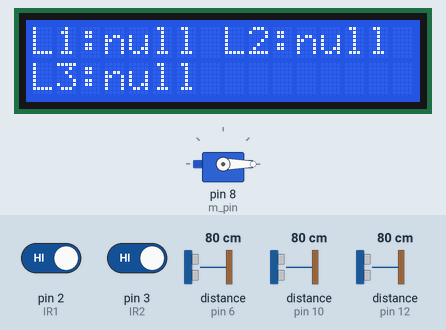
Recording of a sketch running on a simulated Arduino Uno, built with avr-gcc and run on an emulated ATmega328P. Shown: 16×2 character LCD, servo. Wiring (inferred from the names in the program): 3 × ultrasonic range finder: trigger pin 7, echo pin 6 / trigger pin 9, echo pin 10 / trigger pin 11, echo pin 12. Inputs (shaded band) come from the test bench; at power-on: distance to the obstacle (sensors on pin 6, pin 10, pin 12) 80 cm, pin 2 (IR1) HIGH, pin 3 (IR2) HIGH. The echo pulse lasts 58.3 µs per cm; what the sketch prints to the serial monitor is not drawn.

Above: at 3.2 s.
3.3 s: distance to the obstacle (sensor on pin 6) set to 21 cm
4.8 s: distance to the obstacle (sensor on pin 6) set to 16 cm
At 5.7 s:
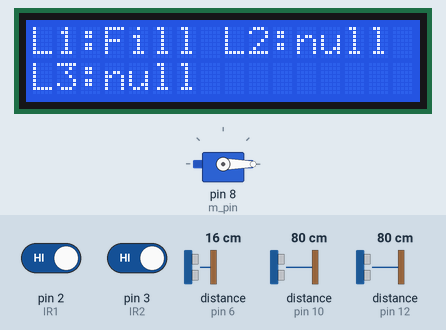
6.3 s: distance to the obstacle (sensor on pin 10) set to 20 cm
7.8 s: distance to the obstacle (sensor on pin 10) set to 16 cm
At 8.1 s:
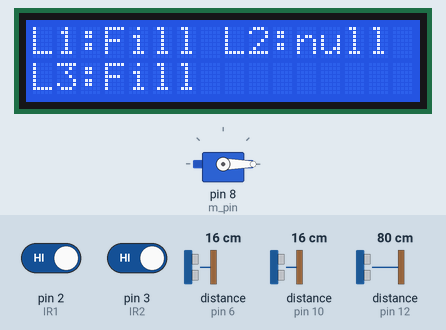
9.3 s: distance to the obstacle (sensor on pin 12) set to 21 cm
10.8 s: distance to the obstacle (sensor on pin 12) set to 17 cm
At 11.9 s:
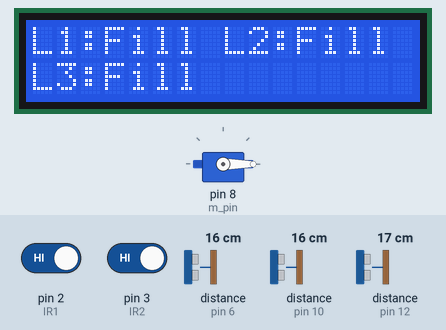
Timing chart, 0 to 13.3 s (numbered marks = the images above; inputs shaded):
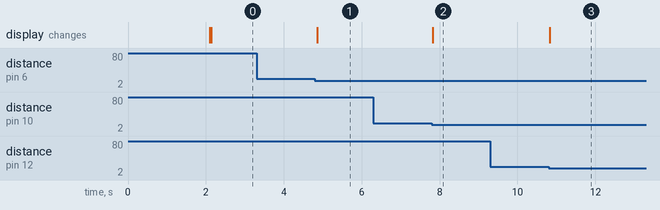

The sketch:

projecct_copy_20240516142918.ino
```cpp
#include <Wire.h>
#include <LiquidCrystal_I2C.h>
LiquidCrystal_I2C lcd(0x27, 16, 2);
#include <Servo.h>

Servo myservo1;
int m_pin=8;
int s1_echo=6;
int s1_trig=7;
int s2_echo=12;
int s2_trig=11;
int s3_echo=10;
int s3_trig=9;
float s1_duration, s2_duration, s3_duration;
int s1_distance, s2_distance, s3_distance;
int IR1 = 2;
int IR2 = 3;
int Slot = 3;
int flag1 = 0;
int flag2 = 0;
String c1="mt",c2="mt",c3="mt";
void u1(){
  digitalWrite(s1_trig,LOW);
  delayMicroseconds(2);
  digitalWrite(s1_trig,HIGH);
  delayMicroseconds(10);
  digitalWrite(s1_trig,LOW);
  s1_duration= pulseIn(s1_echo,HIGH);
  s1_distance=(s1_duration*0.0343)/2;
}
void u2(){
  digitalWrite(s2_trig,LOW);
  delayMicroseconds(2);
   digitalWrite(s2_trig,HIGH);
   delayMicroseconds(10);

  digitalWrite(s2_trig,LOW);
  s2_duration= pulseIn(s2_echo,HIGH);
    s2_distance=(s2_duration*0.0343)/2;
}
void u3(){
   digitalWrite(s3_trig,LOW);
  delayMicroseconds(2);
  digitalWrite(s3_trig,HIGH);
  delayMicroseconds(10);
  digitalWrite(s3_trig,LOW);
    s3_duration= pulseIn(s3_echo,HIGH);


  s3_distance=(s3_duration*0.0343)/2;

}
void setup() {
  lcd.begin();
  lcd.backlight();
  pinMode(IR1, INPUT);
  pinMode(IR2, INPUT);
  pinMode(s1_trig, OUTPUT);
  pinMode(s2_trig, OUTPUT);
  pinMode(s3_trig, OUTPUT);
pinMode(s1_echo,INPUT);
pinMode(s2_echo,INPUT );
pinMode(s3_echo,INPUT);
myservo1.attach(m_pin);
myservo1.write(-2);

lcd.setCursor(0, 0);
lcd.print("  Autonomous    ");
lcd.setCursor(0, 1);
lcd.print(" PARKING SYSTEM ");
delay(2000);
lcd.clear();
Serial.begin(115200);
}

void loop() {
  u1();
  u2();
  u3();
  Serial.print("Distance s1 :  ");
  Serial.println(s1_distance);
  Serial.print("Distance s2 :  ");
  Serial.println(s2_distance);
  Serial.print("Distance s3 :  ");
  Serial.println(s3_distance);
  if((s1_distance<18)){
    c1="Fill";
  }else{
    c1="null";
  }
  if(s2_distance<18){
    c2="Fill";
  }
  else{
    c2="null";
  }
   if(s3_distance<18){
    c3="Fill";
  }
  else{
    c3="null";
  }
  if (digitalRead(IR2) == LOW && flag1 == 0) {
    if (!((c1=="Fill")&&(c2=="Fill")&&(c3=="Fill"))) {
      flag1 = 1;
      if (flag2 == 0) {
        for (int j = 0; j <= 90; j += 1) {
          myservo1.write(j);
          delay(20);
        }
        Slot = Slot - 1;

      }
    }  else {
      lcd.setCursor(0, 0);
      lcd.print("    SORRY :(    ");
      lcd.setCursor(0, 1);
      lcd.print("  Parking Full  ");
      delay(3000);
      lcd.clear();
    }
  }


  if (digitalRead(IR1) == LOW && flag2 == 0) {
    flag2 = 1;
    if (flag1 == 0) {
      for (int k = 0; k <= 90; k++) {
        myservo1.write(k);
        delay(19);
      }
      Slot = Slot + 1;
    }
  }

  if (flag1 == 1 && flag2 == 1) {
    delay(1000);
    for (int k = 91; k >= 0; k--) {
      myservo1.write(k);
      delay(17);
    }
    flag1 = 0, flag2 = 0;
  }

  // lcd.setCursor(0, 0);
  // lcd.print("    WELCOME!    ");
  // lcd.setCursor(0, 1);
  // lcd.print("Slot Left: ");
  // lcd.print(Slot);
  // delay(2000);

  lcd.setCursor(0,0);
  lcd.print("L1:");
  lcd.print(c1);
  lcd.setCursor(8,0);
  lcd.print("L2:");
  lcd.print(c2);
  lcd.setCursor(0,1);
  lcd.print("L3:");
  lcd.print(c3);

}
```

Measured:
- the behaviour switches between 19 and 18 cm on distance to the obstacle (sensor on pin 6) (found by bisection; images 0 and 1)
- the behaviour switches between 19 and 18 cm on distance to the obstacle (sensor on pin 10) (found by bisection; images 1 and 2)
- the behaviour switches between 19 and 18 cm on distance to the obstacle (sensor on pin 12) (found by bisection; images 2 and 3)
- after the input at 3.3 s, every drawn part: stays the same
- after the input at 4.8 s, the display: changes after 0.05 s (image 1)
- after the input at 6.3 s, every drawn part: stays the same
- after the input at 7.8 s, the display: changes at once (image 2)
- after the input at 9.3 s, every drawn part: stays the same
- after the input at 10.8 s, the display: changes at once (image 3)
